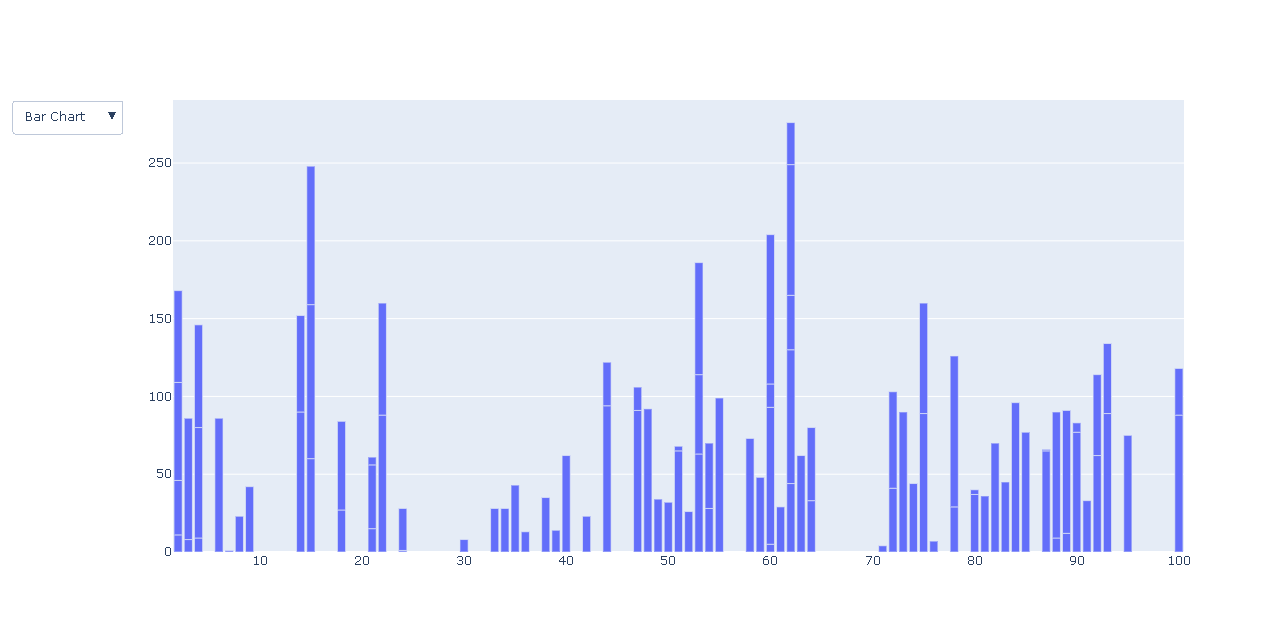

Write Python code to recreate this figure.
import plotly.graph_objects as px # Biblioteca usada para criar gráficos
import numpy as np

np.random.seed(42)
random_x = np.random.randint(1, 101, 100) # Valores do eixo X
random_y = np.random.randint(1, 101, 100) # Valores do eixo Y
plot = px.Figure(data=[px.Scatter(
    x=random_x,
    y=random_y,
    mode='markers',)
])
plot.update_layout( # Cria o Menu
    updatemenus=[
        dict(
            buttons=list([ # Lista dos botões
                dict( # Botão 1 - Scatter Plot
                    args=["type", "scatter"],
                    label="Scatter Plot",
                    method="restyle"
                ),
                dict( # Botão 2 - Bar Chart
                    args=["type", "bar"],
                    label="Bar Chart",
                    method="restyle"
                )
            ]),
            direction="down",
        ),
    ]
)
plot.show() # Plota o gráfico

# plotly.express pode criar toda a fígura de uma só vez. Ele usa a graph_objects internamente
# long-form data é adequado para armazenar e exibir dados multivariados, ou seja, com dimensões superiores a 2.
